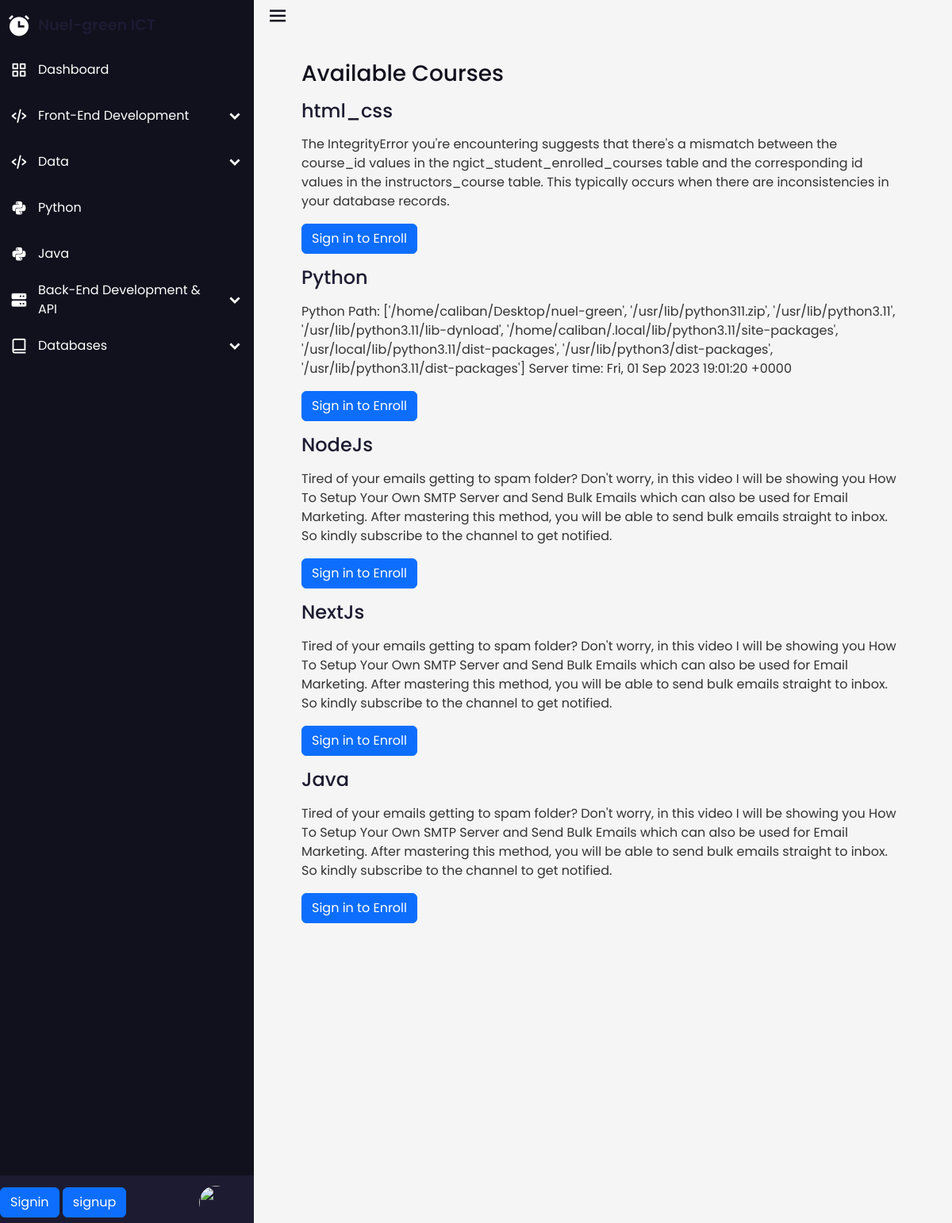
Page /course_list/ on the committed database.
### instructors/models.py (models this page shows, shortened)
class Course(models.Model):
    course_title = models.CharField(max_length=100)
    video_url = models.URLField(null=True)
    description = models.TextField()
    slug = models.SlugField(unique=True, blank=True)
    duration_in_days = models.IntegerField(default=100)
    instructor = models.ForeignKey(User, on_delete=models.PROTECT)  # Add this line to associate a course with an instructor
    class Meta:
        verbose_name_plural = 'Course'
        ordering = ('-course_title',)

### ngict/views.py (the view)
# urls.py: path('course_list/', CourseListView.as_view(), name='course_list'),
class CourseListView(ListView):
    model = Course
    template_name = 'courses/course_list.html'
    context_object_name = 'courses'

### templates/courses/course_list.html (shortened to what this page needs)
<!DOCTYPE html>
{% extends 'base.html' %}
{% block content %}
  <div class="container">
    <h1>Available Courses</h1>
    <ul>
      {% for course in courses %}
      <div class="course_detail">
        <li><a href="{% url 'academy:course_detail' course.slug %}"><h4>{{ course.course_title }}</h4></a></li>
        <p>{{ course.description }}</p>
        {% if user.is_authenticated %}
          {% if course in user.student.enrolled_courses.all %}
            <a href="{% url 'academy:course_detail' course.slug %}" class="btn btn-primary">Start Taking Course</a>
          {% else %}
            <form method="post" action="{% url 'academy:enroll_course' course.slug %}">
              {% csrf_token %}
              <button type="submit" class="btn btn-success">Enroll in Course</button>
            </form>
          {% endif %}
        {% else %}
          <a href="{% url 'academy:signin' %}" class="btn btn-primary">Sign in to Enroll</a>
        {% endif %}
      </div>
      {% endfor %}
    </ul>
  </div>
{% endblock %}

### templates/base.html (shortened to what this page needs)
{% load static %}
<html lang="en">
<head>
    <link rel="stylesheet" href="style.css">
    <link href='https://unpkg.com/boxicons@2.1.4/css/boxicons.min.css' rel='stylesheet'>
    <link href="https://cdn.jsdelivr.net/npm/bootstrap@5.3.1/dist/css/bootstrap.min.css" rel="stylesheet"
>
    <link rel="stylesheet" href="https://cdnjs.cloudflare.com/ajax/libs/highlight.js/11.8.0/styles/github-dark.min.css">
    <link rel="stylesheet" href="{% static 'css/style.css' %}">
    <link rel="stylesheet" href="https://cdn.jsdelivr.net/npm/monaco-editor@0.23.0/min/vs/editor/editor.main.css">
</head>
<body>
    <div class="sidebar ">
        <div class="logo-details">
            <i class='bx bxs-alarm'></i>
            <span class="logo-name"><a href="{% url 'academy:home' %}">Nuel-green ICT</a></span>
        </div>
        <ul class="nav-links">
            <li>
                <a href="#">
                    <a href="{% url 'academy:user_dashboard' %}"><i class='bx bx-grid-alt'></i>
                        <span class="link-name">Dashboard</span></a>
                </a>
            </li>
            <li>
                <div class="icon-link">
                    <a href="#">
                        <i class='bx bx-code-alt'></i>
                        <span class="link-name">Front-End Development</span>
                    </a>
                    <i class='bx bxs-chevron-down arrow'></i>
                </div>
            </li>
            <li>
                <div class="icon-link">
                    <a href="#">
                        <i class='bx bx-code-alt'></i>
                        <span class="link-name">Data</span>
                    </a>
                    <i class='bx bxs-chevron-down arrow'></i>
                </div>
            </li>
            <li>
                <a href="#">
                    <i class='bx bxl-python'></i>
                    <span class="link-name">Python</span>
                </a>
            </li>
            <li>
                <a href="#">
                    <i class='bx bxl-python'></i>
                    <span class="link-name">Java</span>
                </a>
            </li>
            <li>
                <div class="icon-link">
                    <a href="#">
                        <i class='bx bxs-server'></i>
                        <span class="link-name">Back-End Development & API</span>
                    </a>
                    <i class='bx bxs-chevron-down arrow'></i>
                </div>
            </li>
            <li>
                <div class="icon-link">
                    <a href="#">
                        <i class='bx bx-book-alt'></i>
                        <span class="link-name">Databases</span>
                    </a>
                    <i class='bx bxs-chevron-down arrow'></i>
                </div>
            </li>
        </ul>
        <li>
            <div class="profile-details">
                <div class="user-buttons">
                    {% if user.is_authenticated %}
                        <a class="btn btn-primary" href="{% url 'academy:signout' %}"><i class='bx bx-log-out-circle'></i></a>
                    {% else %}
                        <a class="btn btn-primary" href="{% url 'academy:signin' %}">Signin</a>
                        <a class="btn btn-primary" href="{% url 'academy:signup' %}">signup</a>
                    {% endif %}
                </div>
                <div class="profile-content">
                    <a href="{% url 'academy:update_profile' %}"><img src="https://www.clipartmax.com/png/middle/190-1904735_bokbokstars-121-classic-stock-icons-manager-icon-3d.png"
                        alt=""></a>
                </div>
            </div>
        </li>
    </div>
    <section class="home-section">
        <div class="home-content">
            <i class='bx bx-menu'></i>
        </div>
        {% block content %}{% endblock %}
    </section>
</body>
</html>

### static/css/style.css (style rules this page uses)
body { background: #e5e9f0; }
* { box-sizing: border-box; margin: 0; padding: 0; font-family: "Poppins", sans-serif; }
h1, h2, h3, h4, h5, h6 { margin: 1rem 0; }
.sidebar { position: fixed; top: 0; left: 0; background: #11101d; height: 100%; width: 20rem; z-index: 999; transition: all 400ms ease; scrollbar-color: transparent transparent; overflow: scroll; }
.sidebar .logo-details { height: 4rem; width: 100%; display: flex; align-items: center; }
.sidebar .logo-details i { font-size: 2rem; color: #fff; height: 3rem; min-width: 3rem; text-align: center; line-height: 3rem; cursor: pointer; }
.sidebar .logo-details .logo-name { font-size: 1.2rem; color: #fff; font-weight: 600; transition: all 400ms ease; transition-delay: 0.1s; }
.sidebar .nav-links { height: 100%; padding-top: 30px 0 150px 0; overflow: auto; }
.sidebar .nav-links { overflow: visible; }
.sidebar .nav-links li { position: relative; list-style: none; transition: all 400ms ease; }
.sidebar .nav-links li .icon-link { display: flex; align-items: center; justify-content: space-between; }
.sidebar .nav-links li i { font-size: 1.4rem; color: #fff; height: 3rem; min-width: 3rem; text-align: center; line-height: 3rem; transition: all 400ms ease; cursor: pointer; }
.sidebar .nav-links li a { display: flex; align-items: center; text-decoration: none; }
.sidebar .nav-links li a .link-name { font-size: 1rem; color: #fff; font-weight: 400; color: #fff; }
.sidebar .profile-details { position: fixed; bottom: 0; display: flex; align-items: center; justify-content: space-between; background: #1d1b31; width: 20rem; padding: 0.5rem 0.5rem 0 0; transition: all 400ms ease; }
.sidebar .profile-details img { height: 52px; width: 52px; object-fit: cover; border-radius: 2rem; background: #1d1b31; margin: 0 14px 0 12px; padding: 5px; transition: all 400ms ease; }
.home-section { position: relative; height: 100vh; left: 20rem; width: calc(100% - 20rem); transition: all 400ms ease; }
.home-section .home-content { height: 40px; display: flex; align-items: center; }
.home-section .home-content .bx-menu, .home-section .home-content .text { color: #11101d; font-size: 30px; }
.home-section .home-content .bx-menu { margin: 0 15px; cursor: pointer; }

### templates/courses/course_list.html (style rules this page uses)
body { font-family: Arial, sans-serif; background-color: #f5f5f5; color: #333; margin: 0; padding: 0; }
.container { max-width: 800px; margin: 0 auto; padding: 20px; }
h1 { color: #11101d; font-size: 28px; margin-bottom: 10px; }
ul { list-style-type: none; padding-left: 0; }
li { margin-bottom: 10px; }
a { color: #1d1b31; text-decoration: none; }

### rows in the picture
Course: course_title "html_css", description "The IntegrityError you're encountering suggests that there's a mismatch between the course_id values in the ngict_student_enrolled_courses table and the corresponding id values in the instructors_course table. This typically occurs when there are inconsistencies in your database records."
Course: course_title "Python", description "Python Path: ['/home/caliban/Desktop/nuel-green', '/usr/lib/python311.zip', '/usr/lib/python3.11', '/usr/lib/python3.11/lib-dynload', '/home/caliban/.local/lib/python3.11/site-packages', '/usr/local/lib/python3.11/dist-packages', '/usr/lib/python3/dist-packages', '/usr/lib/python3.11/dist-packages'] Server time: Fri, 01 Sep 2023 19:01:20 +0000"
Course: course_title "NodeJs", description "Tired of your emails getting to spam folder? Don't worry, in this video I will be showing you How To Setup Your Own SMTP Server and Send Bulk Emails which can also be used for Email Marketing. After mastering this method, you will be able to send bulk emails straight to inbox. So kindly subscribe to the channel to get notified."
Course: course_title "NextJs", description "Tired of your emails getting to spam folder? Don't worry, in this video I will be showing you How To Setup Your Own SMTP Server and Send Bulk Emails which can also be used for Email Marketing. After mastering this method, you will be able to send bulk emails straight to inbox. So kindly subscribe to the channel to get notified."
Course: course_title "Java", description "Tired of your emails getting to spam folder? Don't worry, in this video I will be showing you How To Setup Your Own SMTP Server and Send Bulk Emails which can also be used for Email Marketing. After mastering this method, you will be able to send bulk emails straight to inbox. So kindly subscribe to the channel to get notified."
